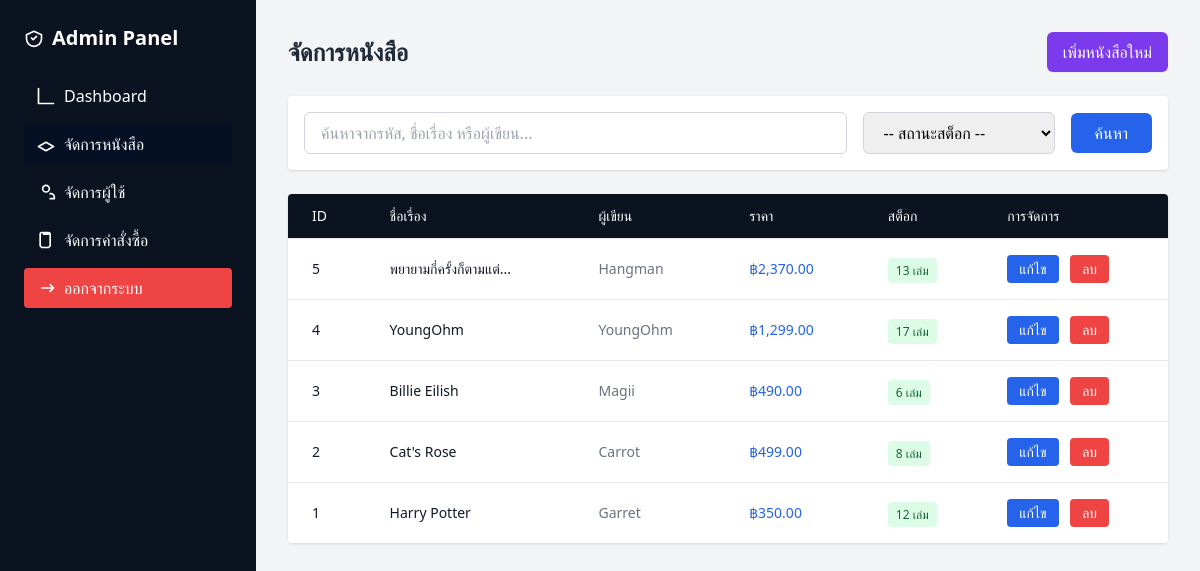
/admin/products.php (signed in), run on the app's committed database.
### tables this page shows
CREATE TABLE `products` (
  `id` int(11) NOT NULL,
  `title` varchar(200) NOT NULL,
  `author` varchar(100) DEFAULT NULL,
  `description` text DEFAULT NULL,
  `price` decimal(10,2) NOT NULL,
  `stock` int(11) DEFAULT 0,
  `image` varchar(255) DEFAULT NULL,
  `created_at` timestamp NOT NULL DEFAULT current_timestamp()
);

### admin/products.php (the view, shortened to what this page needs)
<?php
include '../config.php';
$search = isset($_GET['search']) ? mysqli_real_escape_string($conn, $_GET['search']) : '';
$limit = 10;
$page = isset($_GET['page']) && is_numeric($_GET['page']) ? (int)$_GET['page'] : 1;
$offset = ($page - 1) * $limit;
$where_sql = "";
$query = "SELECT * FROM products $where_sql ORDER BY created_at DESC LIMIT $limit OFFSET $offset";
$result = mysqli_query($conn, $query);
?>
<!DOCTYPE html>
<html>
<head>
    <script src="https://cdn.tailwindcss.com"></script>
</head>
<body class="bg-gray-100 font-sans">
    <div class="flex">
        <aside class="w-64 h-screen bg-blue-700 text-white p-6 fixed">
            <h2 class="text-xl font-semibold mb-6 flex items-center space-x-2">
                <svg xmlns="http://www.w3.org/2000/svg" class="h-5 w-5" fill="none" viewBox="0 0 24 24" stroke="currentColor">
                  <path stroke-linecap="round" stroke-linejoin="round" stroke-width="2" d="M9 12l2 2 4-4M12 22C7.029 22 3 17.97 3 13V8l9-4 9 4v5c0 4.97-4.029 9-9 9z" />
                </svg>
                <span>Admin Panel</span>
            </h2>
            <nav class="space-y-2">
                <a href="index.php" class="block px-3 py-2 rounded hover:bg-blue-800 flex items-center space-x-2">
                    <svg xmlns="http://www.w3.org/2000/svg" class="h-5 w-5" fill="none" viewBox="0 0 24 24" stroke="currentColor">
                      <path stroke-linecap="round" stroke-linejoin="round" stroke-width="2" d="M3 3v18h18" />
                    </svg><span>Dashboard</span>
                </a>
                <a href="products.php" class="block px-3 py-2 rounded hover:bg-blue-800 flex items-center space-x-2 bg-blue-800">
                    <svg xmlns="http://www.w3.org/2000/svg" class="h-5 w-5" fill="none" viewBox="0 0 24 24" stroke="currentColor">
                      <path stroke-linecap="round" stroke-linejoin="round" stroke-width="2" d="M12 20l9-5-9-5-9 5 9 5z" />
                    </svg><span>จัดการหนังสือ</span>
                </a>
                <a href="users.php" class="block px-3 py-2 rounded hover:bg-blue-800 flex items-center space-x-2">
                    <svg xmlns="http://www.w3.org/2000/svg" class="h-5 w-5" fill="none" viewBox="0 0 24 24" stroke="currentColor">
                      <path stroke-linecap="round" stroke-linejoin="round" stroke-width="2" d="M17 20h5v-2a4 4 0 00-5-4M12 12a4 4 0 100-8 4 4 0 000 8z" />
                    </svg><span>จัดการผู้ใช้</span>
                </a>
                <a href="orders.php" class="block px-3 py-2 rounded hover:bg-blue-800 flex items-center space-x-2">
                    <svg xmlns="http://www.w3.org/2000/svg" class="h-5 w-5" fill="none" viewBox="0 0 24 24" stroke="currentColor">
                      <path stroke-linecap="round" stroke-linejoin="round" stroke-width="2" d="M9 5h6M9 3h6a2 2 0 012 2v14l-2 2H7l-2-2V5a2 2 0 012-2z" />
                    </svg><span>จัดการคำสั่งซื้อ</span>
                </a>
                <a href="../logout.php" class="inline-block mt-6 bg-red-600 px-3 py-2 rounded flex items-center space-x-2">
                    <svg xmlns="http://www.w3.org/2000/svg" class="h-5 w-5" fill="none" viewBox="0 0 24 24" stroke="currentColor">
                      <path stroke-linecap="round" stroke-linejoin="round" stroke-width="2" d="M17 16l4-4m0 0l-4-4m4 4H7" />
                    </svg><span>ออกจากระบบ</span>
                </a>
            </nav>
        </aside>
        <main class="ml-64 w-full p-8">
            <header class="flex justify-between items-center mb-6">
                <h1 class="text-2xl font-semibold text-gray-800">จัดการหนังสือ</h1>
                <a href="product_add.php" class="bg-green-600 hover:bg-green-700 text-white px-4 py-2 rounded-md transition-colors shadow-sm font-medium">เพิ่มหนังสือใหม่</a>
            </header>
            <div class="bg-white p-4 rounded shadow mb-6">
                <form method="GET" action="products.php" class="flex flex-col md:flex-row gap-4 items-center">
                    <div class="flex-1 w-full">
                        <input type="text" name="search" value="<?php echo htmlspecialchars($search); ?>" placeholder="ค้นหาจากรหัส, ชื่อเรื่อง หรือผู้เขียน..." class="w-full border border-gray-300 rounded-md px-4 py-2 focus:outline-none focus:ring-2 focus:ring-blue-500">
                    </div>
                    <div class="w-full md:w-48">
                        <select name="stock" class="w-full border border-gray-300 rounded-md px-4 py-2 focus:outline-none focus:ring-2 focus:ring-blue-500">
                            <option value="">-- สถานะสต็อก --</option>
                        </select>
                    </div>
                    <div class="flex gap-2 w-full md:w-auto">
                        <button type="submit" class="bg-blue-600 text-white px-6 py-2 rounded-md hover:bg-blue-700 transition-colors w-full md:w-auto">ค้นหา</button>
                    </div>
                </form>
            </div>
            <div class="bg-white rounded shadow overflow-hidden">
                <div class="overflow-x-auto">
                    <table class="min-w-full divide-y divide-gray-200">
                        <thead class="bg-blue-700 text-white">
                            <tr>
                                <th class="px-6 py-3 text-left text-sm font-medium">ID</th>
                                <th class="px-6 py-3 text-left text-sm font-medium">ชื่อเรื่อง</th>
                                <th class="px-6 py-3 text-left text-sm font-medium">ผู้เขียน</th>
                                <th class="px-6 py-3 text-left text-sm font-medium">ราคา</th>
                                <th class="px-6 py-3 text-left text-sm font-medium">สต็อก</th>
                                <th class="px-6 py-3 text-left text-sm font-medium">การจัดการ</th>
                            </tr>
                        </thead>
                        <tbody class="bg-white divide-y divide-gray-200">
                            <?php if(mysqli_num_rows($result) > 0): ?>
                                <?php while ($row = mysqli_fetch_assoc($result)): ?>
                                <tr>
                                    <td class="px-6 py-4 text-sm text-gray-900"><?php echo $row['id']; ?></td>
                                    <td class="px-6 py-4 text-sm font-medium text-gray-900"><?php echo htmlspecialchars($row['title']); ?></td>
                                    <td class="px-6 py-4 text-sm text-gray-500"><?php echo htmlspecialchars($row['author']); ?></td>
                                    <td class="px-6 py-4 text-sm font-medium text-blue-600">฿<?php echo number_format($row['price'], 2); ?></td>
                                    <td class="px-6 py-4">
                                        <?php if($row['stock'] > 0): ?>
                                            <span class="px-2 py-1 bg-green-100 text-green-800 rounded text-xs font-medium"><?php echo $row['stock']; ?> เล่ม</span>
                                        <?php else: ?>
                                            <span class="px-2 py-1 bg-red-100 text-red-800 rounded text-xs font-medium">หมด</span>
                                        <?php endif; ?>
                                    </td>
                                    <td class="px-6 py-4 text-sm font-medium">
                                        <a href="product_edit.php?id=<?php echo $row['id']; ?>" class="inline-flex items-center bg-blue-600 hover:bg-blue-700 text-white px-3 py-1 rounded mr-2 transition-colors">
                                            แก้ไข
                                        </a>
                                        <a href="product_delete.php?id=<?php echo $row['id']; ?>" class="inline-flex items-center bg-red-600 hover:bg-red-700 text-white px-3 py-1 rounded confirm-delete transition-colors" data-confirm="<?php echo 'ยืนยันการลบหนังสือ #' . $row['id'] . ' ใช่หรือไม่?'; ?>">
                                            ลบ
                                        </a>
                                    </td>
                                </tr>
                                <?php endwhile; ?>
                            <?php endif; ?>
                        </tbody>
                    </table>
                </div>
            </div>
        </main>
    </div>
</body>
</html>

### admin/products.php (style rules this page uses)
:root { --admin-primary:#0b1220; --admin-accent:#7c3aed; --danger:#ef4444; }
.bg-blue-700 { background-color: var(--admin-primary) !important; }
.bg-blue-800 { background-color: #061024 !important; }
.bg-red-600 { background-color: var(--danger) !important; }
.bg-green-600 { background-color: var(--admin-accent) !important; color:#fff !important; }

### data on the page
products: id "5", title "พยายามกี่ครั้งก็ตามแต่...", author "Hangman", price "2,370.00", stock "13"
products: id "4", title "YoungOhm", author "YoungOhm", price "1,299.00", stock "17"
products: id "3", title "Billie Eilish", author "Magii", price "490.00", stock "6"
products: id "2", title "Cat's Rose", author "Carrot", price "499.00", stock "8"
products: id "1", title "Harry Potter", author "Garret", price "350.00", stock "12"
